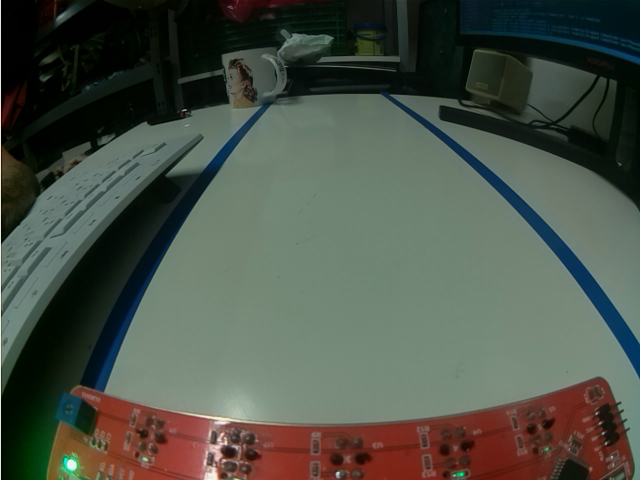
#> input picture Jan/Phase2/test_straße.png, 640 x 480 px, given in place of the camera
$ jupyter execute --allow-errors camcar_bilder.ipynb
#> lines starting #> are read from the running program, lines starting #| are printed output that depends on the picture; after the words box and inside, x2 and y2 are one past the last pixel; in counts of white or black regions, pixels touching at a corner belong together
### Jan/Phase2/basisklassen_cam.py
#!/usr/bin/env python
# Information: Module mit Basisklasse für Camera für Projekt RPiCar
# File name: basisklassen_cam.py
# Author: Robert Heise (FIDA)
# Date created: 11/10/2021
# Date last modified: 15/09/2023
# Python Version: 3.9
# Usage: U4I/FIDA "Autonomens Fahren" Sunfounder PiCar-S

import numpy as np
import cv2
import time


class Camera(object):

    def __init__(self,
                 devicenumber: int = 0,
                 buffersize: int = 1,
                 skip_frame: int = 0,
                 height: int = None,
                 width: int = None,
                 flip: bool = True,
                 colorspace: str = 'bgr') -> None:
        """Initializes Camera

        Args:
            devicenumber (int, optional): Identifies camera to be used.
                0 for default camera. Defaults to 0.
            buffersize (int, optional): _description_. Defaults to 1.
            skip_frame (int, optional): _description_. Defaults to 0.
            height (int, optional): height of images. Defaults to None -> height defaults to camera.
            width (int, optional): height. Defaults to None -> width defaults to camera
            flip (bool, optional): mirrow image on the horizonal axis. Defaults to True.
            colorspace (str, optional): 'bgr', 'rgb', 'gray' Defaults to 'bgr'.

        Note:
            Note: Some camera do not support a free choice of height and width.
            When trying to set width or height, they default to supported formats.
            This does not concern the camera used on the RPi!
        """
        self.__devicenumber = devicenumber
        self.__VideoCapture = cv2.VideoCapture(self.__devicenumber)
        if width:
            self.__VideoCapture.set(cv2.CAP_PROP_FRAME_WIDTH, width)
        if height:
            self.__VideoCapture.set(cv2.CAP_PROP_FRAME_HEIGHT, height)
        width_active = int(self.__VideoCapture.get(cv2.CAP_PROP_FRAME_WIDTH))
        height_active = int(self.__VideoCapture.get(cv2.CAP_PROP_FRAME_HEIGHT))
        self.__imgsize = (width_active, height_active)
        self.__VideoCapture.set(cv2.CAP_PROP_BUFFERSIZE, buffersize)
        self.__flip = flip
        self.__colorspace = colorspace or 'bgr'
        self.__skip_frame = skip_frame

    # [7 lines left out: function get_size, not called in this run]

    def get_frame(self) -> np.array:
        """Returns frame with tranformations applied

        Raises:
            Exception: Exception, if camera is not accessible

        Returns:
            np.array: frame representing the image
        """
        if not self.__VideoCapture.isOpened():
            raise Exception("Could not open video device")
        else:
            if self.__skip_frame:
                for i in range(int(self.__skip_frame)):
                    _, frame = self.__VideoCapture.read()
            _, frame = self.__VideoCapture.read()
#> frame is the input picture: shape (480, 640, 3); mean B, G, R 71.6, 82.1, 75.4
            if self.__flip:
                frame = cv2.flip(frame, -1)
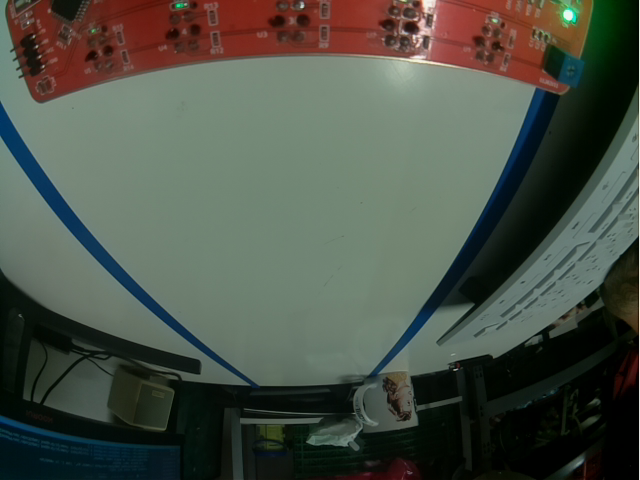
#> frame: shape (480, 640, 3); mean B, G, R 71.6, 82.1, 75.4
            if self.__colorspace == 'rgb':
                frame = cv2.cvtColor(frame, cv2.COLOR_BGR2RGB)
            elif self.__colorspace == 'gray':
                frame = cv2.cvtColor(frame, cv2.COLOR_BGR2GRAY)
            else:
                pass
        return frame

    # [8 lines left out: function check, not called in this run]

    def release(self) -> None:
        """Releases camera and allows other processes to access it_
        """
        self.__VideoCapture.release()


# [11 lines that do not run on import are left out]

### Jan/Phase2/camcar_bilder.ipynb
[cell 1]
import numpy as np
import cv2 as cv
import matplotlib.pylab as plt
from basisklassen_cam import Camera

[cell 2]
cam = Camera()
img = cam.get_frame()       #hier wird das Bild von der Cam aufgenommen vom Pi Car
cam.release()

cv.imwrite('bilder_nn/straße.png',img,)        #Hier wird das Bild gespeichert
#> Out = True

[cell 3]
bilder= cv.imread('bilder_nn/straße.png')
print(bilder)
#> (printed output is left out)

[cell 4]
plt.imshow(img)             # Zeigt das Bild in BGR
print(img.shape)            # Zeigt das Bildformat
#| (480, 640, 3)

[cell 5]
img_RGB = cv.cvtColor(img,cv.COLOR_BGR2RGB)     #Hier wird das Bild in RGB umgewandelt

plt.imshow(img_RGB)                             # Darstellung des Bildes in RGB

print(img_RGB.shape)
#| (480, 640, 3)

[cell 6]
img_cut = img_RGB[80:380,0:640].copy()         #Legt eine Kopie an und schneidet das bild aus

plt.imshow(img_cut)

print(img_cut.shape)
#| (300, 640, 3)

[cell 7]
img_cut_HSV = cv.cvtColor(img_cut,cv.COLOR_RGB2HSV)     # Wandelt das bild in HSV
#> img_cut_HSV: shape (300, 640, 3); mean H, S, V 66.4, 69.4, 105.7

plt.imshow(img_cut_HSV)

print(img_cut_HSV.shape)
#| (300, 640, 3)

[cell 8]
from PIL import Image


image = img_cut_HSV

image_blur= cv.blur(image,(8,8))
#> image_blur: shape (300, 640, 3); mean H, S, V 66.5, 69.4, 105.7

lower = np.array([95, 0, 0])
upper = np.array([120, 255, 255])
image_mask = cv.inRange(image, lower, upper)
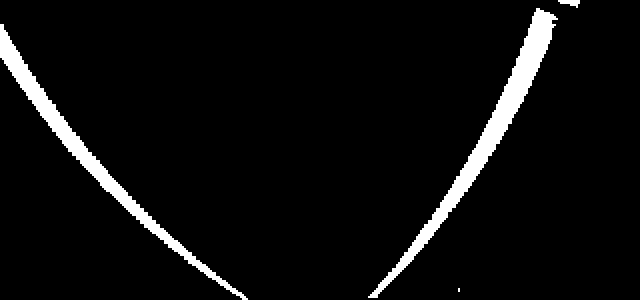
#> image_mask: shape (300, 640); 5.3% white; 4 white regions (1 under 20 px), largest, box (x1, y1, x2, y2) and area: (368, 8, 558, 298) 5560, (0, 24, 248, 300) 4560, (558, 0, 580, 8) 104

plt.figure(figsize=(15,15))
plt.subplot(421)
plt.xlabel('Originalbild')
plt.imshow(image)

plt.subplot(422)
plt.xlabel('Canny-Edge von Originalbild')
plt.imshow(cv.Canny(image,440,450),cmap='gray')

plt.subplot(423)
plt.xlabel('Originalbild geglättet')
plt.imshow(image_blur,cmap='gray')

plt.subplot(424)
plt.xlabel('Canny-Edge von Originalbild geglättet')
plt.imshow(cv.Canny(image_blur,100,150),cmap='gray')

plt.subplot(425)
plt.xlabel('Originalbild Maske weiß')
plt.imshow(image_mask,cmap='gray')

plt.subplot(426)
image_edges = cv.Canny(image_mask,440,450)
#> image_edges: shape (300, 640); 0.68% white in thin lines or dots
plt.xlabel('Canny-Edge von Originalbild Maske weiß')
plt.imshow(image_edges,cmap='gray')
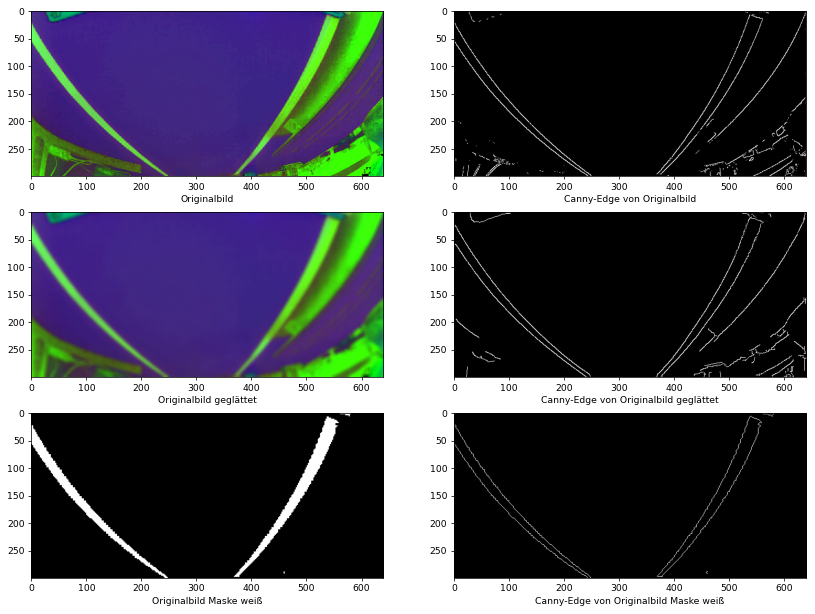
#> figure drawn by matplotlib, 6 panels

[cell 9]
# Klassische Hough-Transformation
image_mask = cv.inRange(image, lower, upper)

rho = 1  # distance precision in pixel, i.e. 1 pixel
angle = np.pi / 180  # angular precision in radian, i.e. 1 degree
min_threshold =  220 # minimal of votes, Je geringer Min_threshold, dest mehr Geraden werden erkannt.

parameter_mask = cv.HoughLines(image_mask, rho, angle, min_threshold)
#> parameter_mask = 27 rows, first 8: [47, 2.36], [49, 2.36], [483, 0.559], [481, 0.576], [52, 2.36], [484, 0.541], [479, 0.593], [486, 0.524]

print(parameter_mask.shape)     # am besten hier so wenig pixel wie möglich geändert wird dies über min_threshold
#| (27, 1, 2)
parameter_mask[:2]
#> Out = [[47, 2.36], [49, 2.36]]

[cell 10]
def draw_lines(parameter_mask,img):
    lines_left_y1 = np.array([])
    lines_left_y2 = np.array([])
    lines_right_y1 = np.array([])
    lines_right_y2 = np.array([])

    img2 = img.copy()
    img2 = cv.cvtColor(img2, cv.COLOR_GRAY2RGB)
    for line in parameter_mask:
        rho,theta = line[0]
        try:
            a = -np.cos(theta)/np.sin(theta) # Anstieg der Gerade
            b = rho/np.sin(theta)            # Absolutglied/Intercept/Schnittpunkt mit der y-Achse
            x1 = 0
            y1 = int(b)
            x2 = 1000
            y2 = int(a*1000+b)

            if y1 > 0 :
                lines_left_y1 = np.append(lines_left_y1,[y1])
                lines_left_y2 = np.append(lines_left_y2,[y2])
            if y1 < 0 :
                lines_right_y1 = np.append(lines_right_y1,[y1])
                lines_right_y2 = np.append(lines_right_y2,[y2])


        except:
            #print(f'Fehler{a,b}')
            pass
        #print(x1,x2,y1,y2)

        img2=cv.line(img2,(x1,y1),(x2,y2),(200,100,100),1) # adds a line to an image
        cv.putText(img2,
            text = 'erkannte Geraden',
            org=(180,190), # Position
            fontFace= cv.FONT_HERSHEY_SIMPLEX,
            fontScale = .8, # Font size
            color = (255,247,0), # Color in rgb
            thickness = 2)
#> this loop made 27 passes
#> (rho, theta, a, b, y1, y2, lines_left_y1, lines_left_y2) on passes 1 to 3: (47, 2.36, 1, 66.47, 66, 1066, [66], [1066]), (49, 2.36, 1, 69.3, 69, 1069, [66, 69], [1066, 1069]), (483, 0.559, -1.6, 911.5, 911, -688, [66, 69, 911], [1066, 1069, -688])
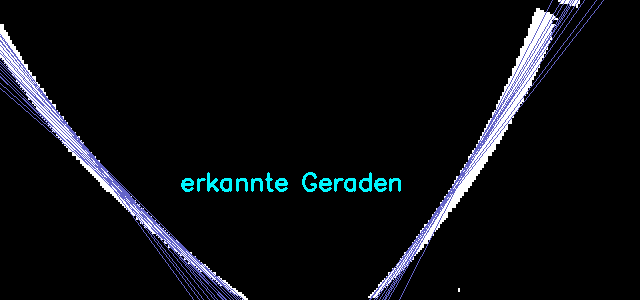
#> img2: shape (300, 640, 3); mean B, G, R 16.3, 13.3, 11.3
#> after the loop, lines_left_y1 = 27 values, max 1083 at index 15, min 34 at index 26, mean 369.1; lines_left_y2 = 27 values, max 1410 at index 26, min -878 at index 15, mean 475.6


    left_y1_r = round(lines_left_y1.mean(),0)
#> left_y1_r = 369
    left_y2_r = round(lines_left_y2.mean(),0)
#> left_y2_r = 476
    right_y1_r = round(lines_right_y1.mean(),0)
    right_y2_r = round(lines_right_y2.mean(),0)
    print(left_y1_r,left_y2_r,right_y1_r,right_y2_r)
#| 369.0 476.0 nan nan

    img2=cv.line(img2,(x1,int(left_y1_r)),(x2,int(left_y2_r)),(0,0,255),3)
    img2=cv.line(img2,(x1,int(right_y1_r)),(x2,int(right_y2_r)),(0,0,255),3)


    return img2

#> (the rest of this cell did not finish here and is left out)

#> (a cell that did not finish here is left out)

[cell 12]
# Probabilistische Hough-Transformation

image_mask = cv.inRange(image, lower, upper)
image_edges = cv.Canny(image_mask,200,400)
rho = 1              # distance precision in pixel, i.e. 1 pixel
angle = np.pi / 180  # angular precision in radian, i.e. 1 degree
min_threshold = 100   # in etwas Anzal der Punkt auf der Geraden. Je geringer Min_threshold, desto mehr Geraden werden erkannt.
minLineLength = 8    # Minimale Linienlänge
maxLineGap = 4       # Maximale Anzahl von Lücken in der Linie

line_segments = cv.HoughLinesP(image_mask, rho, angle, min_threshold, np.array([]), minLineLength=minLineLength, maxLineGap=maxLineGap)
#> line_segments = 47 rows, first 6: [20, 86, 213, 279], [28, 98, 201, 271], [393, 279, 551, 35], [397, 275, 551, 38], [389, 283, 551, 33], [403, 269, 547, 47]
print(line_segments.shape)
#| (47, 1, 4)
# Elemente stellen Punkte des Liniensegmentes dar (x1,y1,x2,y2)
line_segments[:2]
#> Out = [[20, 86, 213, 279], [28, 98, 201, 271]]

[cell 13]
def draw_line_segments(line_segments,img):
    img2 = img.copy()
    img2 = cv.cvtColor(img2, cv.COLOR_GRAY2RGB)
    for line in line_segments:
        x1,y1,x2,y2 = line[0]
        cv.line(img2,(x1,y1),(x2,y2),(0,0,255),3)
#> this loop made 47 passes
#> img2: shape (300, 640, 3); mean B, G, R 1.1, 1.1, 16.1

    cv.putText(img2,
            text = 'gezeichnete linien',
            org=(180,190), # Position
            fontFace= cv.FONT_HERSHEY_SIMPLEX,
            fontScale = .8, # Font size
            color = (255,247,0), # Color in rgb
            thickness = 2)
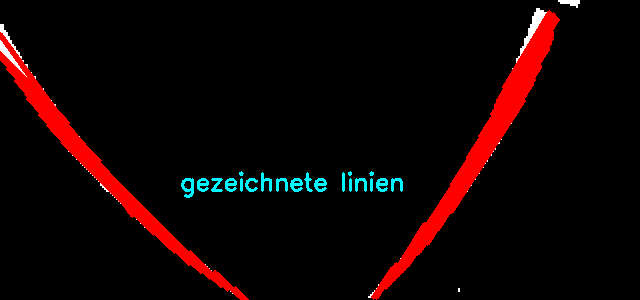
#> img2: shape (300, 640, 3); mean B, G, R 3.2, 3.2, 16.1
    print(x1,x2,y1,y2)
#| 199 227 261 289
    return img2

image_result1 = draw_line_segments(line_segments,image_mask)

plt.imshow(image_result1)

[cell 14]
def draw_line_segments(line_segments,img):
    img2 = img.copy()
    #img2 = cv.cvtColor(img2, cv.COLOR_GRAY2RGB)
    if line_segments is not None: # Könnte None sein, wenn Hough keine Linie erkennt!
        for line in line_segments:
            x1,y1,x2,y2 = line[0]
            cv.line(img2,(x1,y1),(x2,y2),(0,0,255),3)
    return img2

# Erstellen eines Objektes für den Kamerazugriff
cap = cv.VideoCapture(0)
if not cap.isOpened():
    print("Cannot open camera")
    exit()

# Parameter canny
maxVal=150
minVal=50
# Parameter Hough
rho = 1              # distance precision in pixel, i.e. 1 pixel
angle = np.pi / 180  # angular precision in radian, i.e. 1 degree
min_threshold = 70   # in etwas Anzal der Punkt auf der Geraden. Je geringer Min_threshold, dest mehr Geraden werden erkannt.
minLineLength = 30   # Minimale Linienlänge
maxLineGap = 10       # Maximale Anzahl von Lücken in der Linie
# Parameter Test
f = cv.FONT_HERSHEY_SIMPLEX
#> f = 0
c = (0,255,255)

# Schleife für Video Capturing
while True:
    # Abfrage eines Frames
    ret, frame = cap.read()
    height, width, _ = frame.shape
    frame = cv.resize(frame,(int(width*2/3), int(height*2/3)), interpolation = cv.INTER_CUBIC)
#> frame: shape (320, 426, 3)
    # Wenn ret == TRUE, so war Abfrage erfolgreich
    if not ret:
        print("Can't receive frame (stream end?). Exiting ...")
        break
    # Bildmanipulation ----------
    frame_gray = cv.cvtColor(frame, cv.COLOR_BGR2GRAY)
    frame_canny = cv.Canny(frame_gray,maxVal,maxVal)
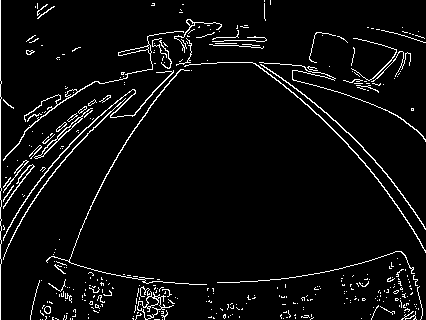
#> frame_canny: shape (320, 426); 4.9% white in thin lines or dots
    line_segments = cv.HoughLinesP(frame_canny, rho, angle, min_threshold, np.array([]), minLineLength=minLineLength, maxLineGap=maxLineGap)
#> line_segments = 18 rows, first 6: [0, 319, 0, 0], [307, 104, 358, 155], [79, 232, 114, 160], [65, 157, 104, 117], [27, 169, 103, 98], [101, 184, 137, 124]
    frame_ls = draw_line_segments(line_segments,frame)
#> the loop in draw_line_segments, `for line in line_segments:` made 18 passes
#> after the loop in draw_line_segments, `for line in line_segments:`:
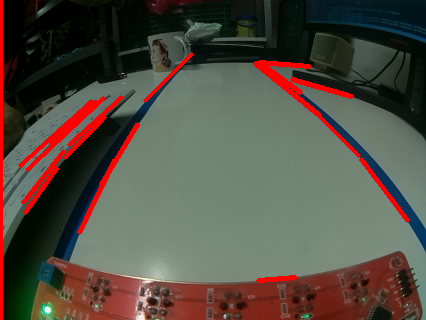
#> img2: shape (320, 426, 3); mean B, G, R 67.9, 78.3, 83.6
    frame_to_display = np.hstack((frame,frame_ls)) # Numpy-Operationen sind auch möglich!
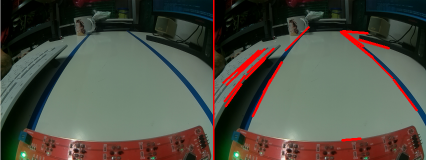
#> frame_to_display: shape (320, 852, 3) (shown at 1/2 size); mean B, G, R 69.8, 80.2, 79.5

    frame_gray_blurred=cv.blur(frame_gray,(5,5))
    frame_to_display_additional = np.hstack((frame_gray_blurred,frame_canny))
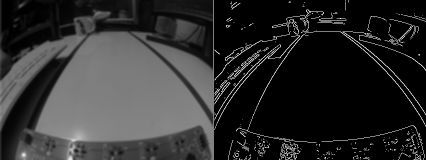
#> frame_to_display_additional: shape (320, 852) (shown at 1/2 size); min 0, max 255, mean 45.6
    frame_to_display_additional = cv.cvtColor(frame_to_display_additional, cv.COLOR_GRAY2BGR)
#> frame_to_display_additional: shape (320, 852, 3)

    frame_to_display_final = np.vstack((frame_to_display,frame_to_display_additional))
    cv.putText(frame_to_display_final, text = 'Original', org=(10,303), fontFace= f,fontScale = .5, color = c, thickness = 1)
#> frame_to_display_final: shape (640, 852, 3); mean B, G, R 57.7, 63, 62.6
    cv.putText(frame_to_display_final, text = 'Graustufen mit Smoothing', org=(10,616), fontFace= f,fontScale = .5, color = c, thickness = 1)
    cv.putText(frame_to_display_final, text = 'Hough-Liniensegmente', org=(445,303), fontFace= f,fontScale = .5, color = c, thickness = 1)
    cv.putText(frame_to_display_final, text = 'Canny-Kantenerkennung', org=(445,616), fontFace= f,fontScale = .5, color = c, thickness = 1)
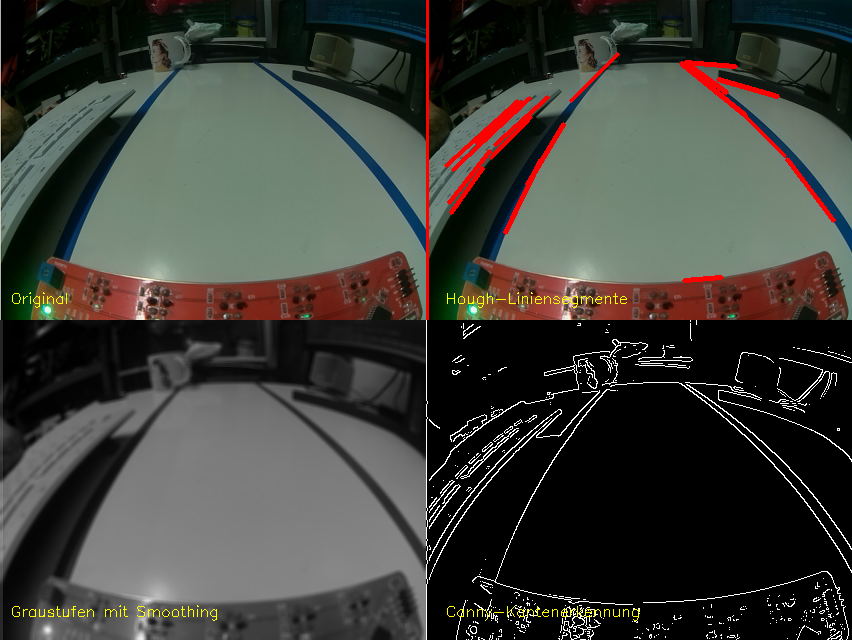
#> frame_to_display_final: shape (640, 852, 3); mean B, G, R 57.6, 63.4, 63

    # ---------------------------
    # Alternative:
    # frame_to_display = cv.cvtColor(frame, cv.COLOR_BGR2GRAY)
    # ---------------------------
    # Display des Frames
    cv.imshow("Display window (press q to quit)", frame_to_display_final)
    # Ende bei Drücken der Taste q
    if cv.waitKey(1) == ord('q'):
#> (key q is pressed here)
        break
# Kamera-Objekt muss "released" werden, um "später" ein neues Kamera-Objekt erstellen zu können!!!
cap.release()
cv.destroyAllWindows()
